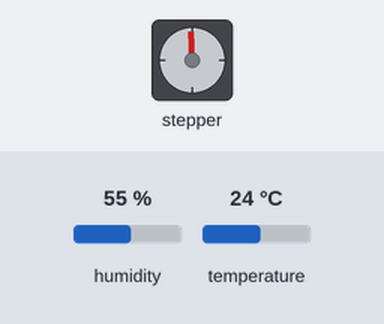
The sketch below on a simulated Arduino Uno, built with avr-gcc and run on an emulated ATmega328P. Shown: stepper motor. Inputs (shaded band) come from the test bench; at power-on: humidity 55 %, temperature 24 °C. Stepper angles assume 2048 steps per turn; what the sketch prints to the serial monitor is not drawn.

Above: at 0.05 s.
At 0.45 s:
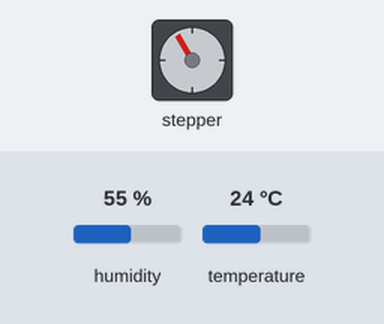
At 0.85 s:
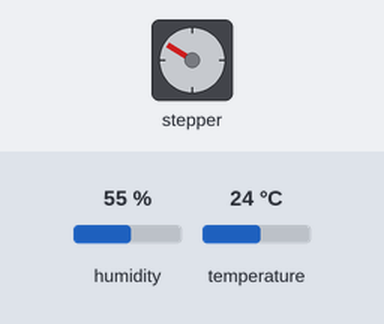
At 1.7 s:
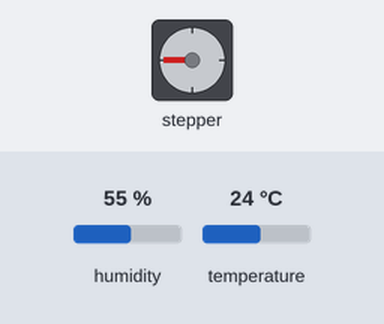
Timing chart, 0 to 3.9 s (numbered marks = the images above):
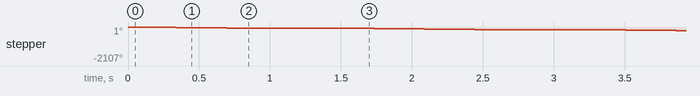

Measured:
- by itself, stepper: turns 90° counter-clockwise in 0.98 s, repeating every 1.7 s

The sketch:

nhietdo_doam.ino
```cpp
#include "DHT.h" // Sử dụng thư viên DHT
#define DHT11Pin 4 // Chọn chân kết nối với DHT11 là chân số 4
#define DHTType DHT11 // Chọn loại cảm biến DHT11

#include <Stepper.h>

// Số bước cần thiết để quay một vòng (360 độ) của động cơ bước
const int stepsPerRevolution = 2048;
Stepper myStepper(stepsPerRevolution, 12, 10, 11, 9); //IN1, IN3, IN2, IN4

DHT HT(DHT11Pin, DHTType);
//DA TEST
float humi; // Biến để lưu giá trị độ ẩm
float tempC; // Biến để lưu giá trị nhiệt độ theo độ C
float tempF; // Biến để lưu giá trị nhiệt độ theo độ F


void setup() {
  Serial.begin(9600);
  HT.begin(); // Khởi động cảm biến DHT
  myStepper.setSpeed(15);
}

void loop() {
  humi = HT.readHumidity(); // Đọc giá trị độ ẩm từ cảm biến
  tempC = HT.readTemperature(); // Đọc giá trị nhiệt độ theo độ C từ cảm biến
  tempF = HT.readTemperature(true); // Đọc giá trị nhiệt độ theo độ F từ cảm biến

  // In giá trị độ ẩm và nhiệt độ ra Serial Monitor với độ chính xác 1 chữ số thập phân
  Serial.print(" Độ ẩm:");
  Serial.print(humi, 1);
  Serial.print("%,\n");
  Serial.print("Nhiệt đô:");
  Serial.print(tempC, 1);
  Serial.print("°C ~ ");
  Serial.print(tempF, 1);
  Serial.print("°F");

  if (humi > 80 && tempC > 25){
       myStepper.step(0.25 * stepsPerRevolution); //45/360 = 0.25
      delay(200);
  }else{
        myStepper.step(-0.25 * stepsPerRevolution); //45/360 = 0.25
        delay(200);
  }
      delay(500);
}
```
